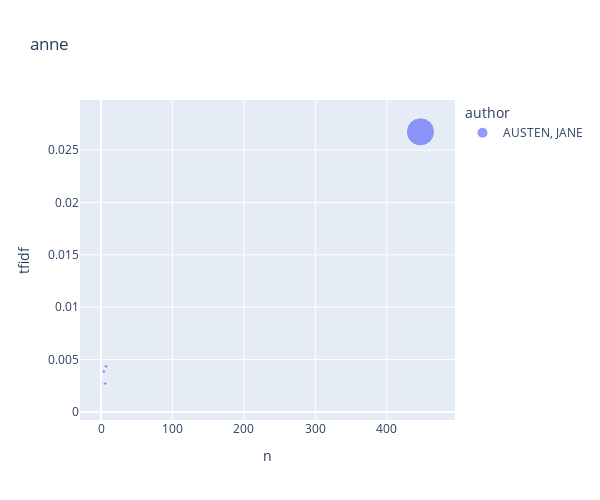

The code cell stored with this chart in its notebook:
### Code cell
top_books_for_term('anne')

### Figure 1 — Plotly figure (JSON) as saved in the notebook; plotly's stock layout.template omitted (floating-point values rounded to 4 significant figures)
{"data": [{"hovertemplate": "<b>%{hovertext}</b><br><br>author=AUSTEN, JANE<br>n=%{x}<br>tfidf=%{y}<br>tf=%{marker.size}<extra></extra>", "hovertext": ["EMMA", "LOVE AND FREINDSHIP SIC", "NORTHANGER ABBEY", "PERSUASION", "PRIDE AND PREJUDICE", "SENSE AND SENSIBILITY"], "legendgroup": "AUSTEN, JANE", "marker": {"color": "#636efa", "size": [0.001069, 0.0002081, 0.00261, 0.1283, 0.002317, 0.002172], "sizemode": "area", "sizeref": 0.0003209, "symbol": "circle"}, "mode": "markers", "name": "AUSTEN, JANE", "orientation": "v", "showlegend": true, "type": "scatter", "x": [3, 1, 7, 447, 4, 6], "xaxis": "x", "y": [0.002672, 0.001041, 0.00435, 0.02674, 0.003863, 0.002716], "yaxis": "y"}], "layout": {"height": 500, "legend": {"itemsizing": "constant", "title": {"text": "author"}, "tracegroupgap": 0}, "title": {"text": "anne"}, "width": 600, "xaxis": {"anchor": "y", "domain": [0, 1], "title": {"text": "n"}}, "yaxis": {"anchor": "x", "domain": [0, 1], "title": {"text": "tfidf"}}}}
